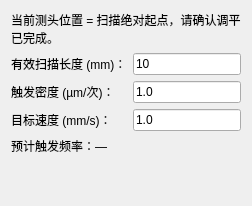
<?xml version="1.0" encoding="UTF-8"?>
<ui version="4.0">
 <class>LinearParamPageClass</class>
 <widget class="QWidget" name="LinearParamPageClass">
  <property name="windowTitle">
   <string>直线扫描</string>
  </property>
  <layout class="QVBoxLayout" name="vlayout">
   <item>
    <widget class="QLabel" name="lbl_Hint">
     <property name="text">
      <string>当前测头位置 = 扫描绝对起点，请确认调平已完成。</string>
     </property>
     <property name="wordWrap"><bool>true</bool></property>
    </widget>
   </item>
   <item>
    <layout class="QFormLayout" name="form">
     <item row="0" column="0"><widget class="QLabel" name="lbl_Length"><property name="text"><string>有效扫描长度 (mm)：</string></property></widget></item>
     <item row="0" column="1"><widget class="QLineEdit" name="lineEdit_Length"><property name="text"><string>10</string></property></widget></item>
     <item row="1" column="0"><widget class="QLabel" name="lbl_Density"><property name="text"><string>触发密度 (µm/次)：</string></property></widget></item>
     <item row="1" column="1"><widget class="QLineEdit" name="lineEdit_Density"><property name="text"><string>1.0</string></property></widget></item>
     <item row="2" column="0"><widget class="QLabel" name="lbl_Speed"><property name="text"><string>目标速度 (mm/s)：</string></property></widget></item>
     <item row="2" column="1"><widget class="QLineEdit" name="lineEdit_Speed"><property name="text"><string>1.0</string></property></widget></item>
    </layout>
   </item>
   <item>
    <widget class="QLabel" name="lbl_Summary">
     <property name="text"><string>预计触发频率：—</string></property>
     <property name="wordWrap"><bool>true</bool></property>
    </widget>
   </item>
   <item>
    <spacer name="vspacer">
     <property name="orientation"><enum>Qt::Vertical</enum></property>
     <property name="sizeHint" stdset="0"><size><width>20</width><height>40</height></size></property>
    </spacer>
   </item>
  </layout>
 </widget>
 <resources/>
 <connections/>
</ui>
